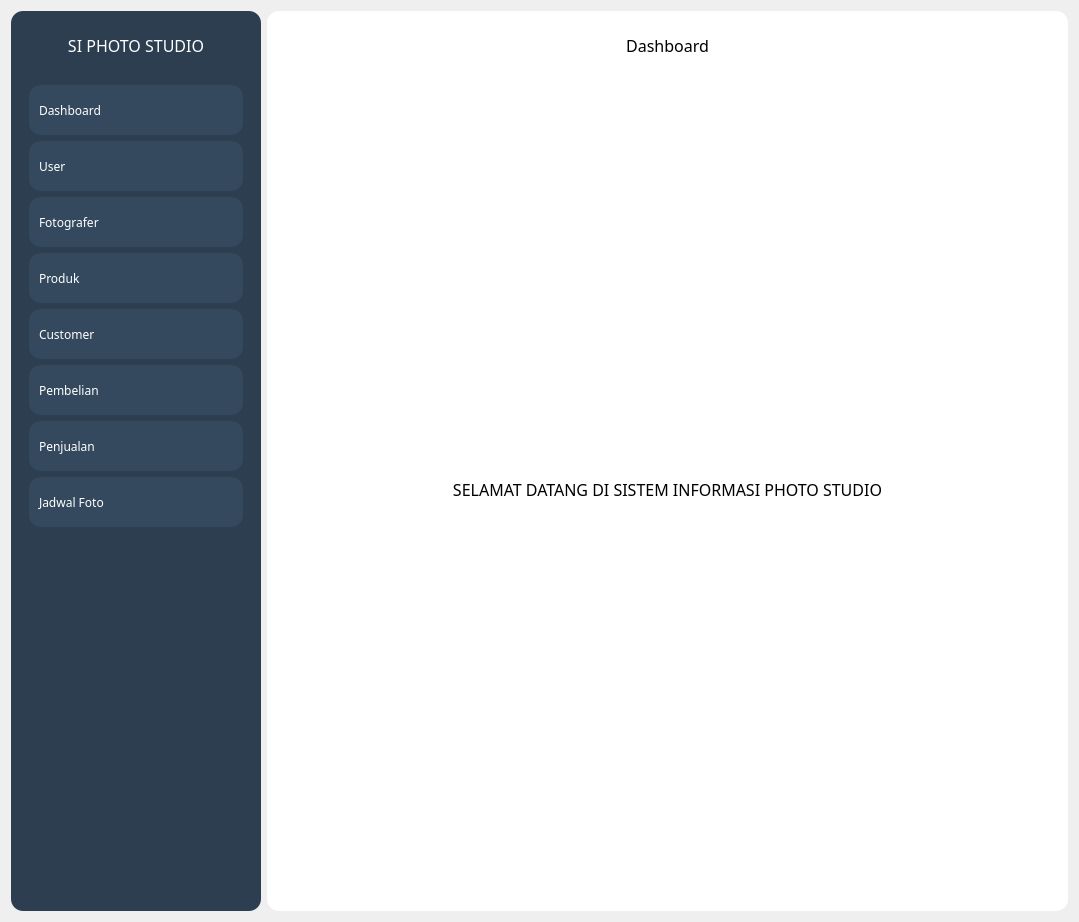
<?xml version="1.0" encoding="UTF-8"?>
<ui version="4.0">
 <class>Form</class>
 <widget class="QWidget" name="Form">
  <property name="geometry">
   <rect>
    <x>0</x>
    <y>0</y>
    <width>1079</width>
    <height>922</height>
   </rect>
  </property>
  <property name="windowTitle">
   <string>Form</string>
  </property>
  <layout class="QHBoxLayout" name="horizontalLayout">
   <item>
    <widget class="QFrame" name="frame">
     <property name="minimumSize">
      <size>
       <width>250</width>
       <height>0</height>
      </size>
     </property>
     <property name="maximumSize">
      <size>
       <width>200</width>
       <height>16777215</height>
      </size>
     </property>
     <property name="styleSheet">
      <string notr="true">background-color: rgb(44, 62, 80);
border-radius: 12px;</string>
     </property>
     <property name="frameShape">
      <enum>QFrame::StyledPanel</enum>
     </property>
     <property name="frameShadow">
      <enum>QFrame::Raised</enum>
     </property>
     <layout class="QVBoxLayout" name="verticalLayout_2">
      <item>
       <widget class="QFrame" name="frame_5">
        <property name="minimumSize">
         <size>
          <width>0</width>
          <height>50</height>
         </size>
        </property>
        <property name="maximumSize">
         <size>
          <width>16777215</width>
          <height>50</height>
         </size>
        </property>
        <property name="frameShape">
         <enum>QFrame::StyledPanel</enum>
        </property>
        <property name="frameShadow">
         <enum>QFrame::Raised</enum>
        </property>
        <layout class="QHBoxLayout" name="horizontalLayout_3">
         <item>
          <widget class="QLabel" name="label_2">
           <property name="font">
            <font>
             <family>Poppins Black</family>
             <pointsize>12</pointsize>
            </font>
           </property>
           <property name="styleSheet">
            <string notr="true">color: rgb(255, 255, 255);</string>
           </property>
           <property name="text">
            <string>SI PHOTO STUDIO</string>
           </property>
           <property name="alignment">
            <set>Qt::AlignCenter</set>
           </property>
          </widget>
         </item>
        </layout>
       </widget>
      </item>
      <item>
       <widget class="QFrame" name="frame_6">
        <property name="frameShape">
         <enum>QFrame::StyledPanel</enum>
        </property>
        <property name="frameShadow">
         <enum>QFrame::Raised</enum>
        </property>
        <layout class="QVBoxLayout" name="verticalLayout_3">
         <item>
          <widget class="QPushButton" name="pushButton">
           <property name="minimumSize">
            <size>
             <width>50</width>
             <height>50</height>
            </size>
           </property>
           <property name="font">
            <font>
             <family>Poppins Black</family>
            </font>
           </property>
           <property name="layoutDirection">
            <enum>Qt::LeftToRight</enum>
           </property>
           <property name="styleSheet">
            <string notr="true">QPushButton {
color: rgb(255, 255, 255);
background-color: rgb(52, 73, 94);
text-align: left;
padding-left: 10px;
border-radius: 12px;
}

QPushButton:hover {
    background-color: #3498DB;
}</string>
           </property>
           <property name="text">
            <string>Dashboard</string>
           </property>
          </widget>
         </item>
         <item>
          <widget class="QPushButton" name="pushButton_2">
           <property name="minimumSize">
            <size>
             <width>50</width>
             <height>50</height>
            </size>
           </property>
           <property name="font">
            <font>
             <family>Poppins Black</family>
            </font>
           </property>
           <property name="layoutDirection">
            <enum>Qt::LeftToRight</enum>
           </property>
           <property name="styleSheet">
            <string notr="true">QPushButton {
color: rgb(255, 255, 255);
background-color: rgb(52, 73, 94);
text-align: left;
padding-left: 10px;
border-radius: 12px;
}

QPushButton:hover {
    background-color: #3498DB;
}</string>
           </property>
           <property name="text">
            <string>User</string>
           </property>
          </widget>
         </item>
         <item>
          <widget class="QPushButton" name="pushButton_11">
           <property name="minimumSize">
            <size>
             <width>50</width>
             <height>50</height>
            </size>
           </property>
           <property name="font">
            <font>
             <family>Poppins Black</family>
            </font>
           </property>
           <property name="layoutDirection">
            <enum>Qt::LeftToRight</enum>
           </property>
           <property name="styleSheet">
            <string notr="true">QPushButton {
color: rgb(255, 255, 255);
background-color: rgb(52, 73, 94);
text-align: left;
padding-left: 10px;
border-radius: 12px;
}

QPushButton:hover {
    background-color: #3498DB;
}</string>
           </property>
           <property name="text">
            <string>Fotografer</string>
           </property>
          </widget>
         </item>
         <item>
          <widget class="QPushButton" name="pushButton_3">
           <property name="minimumSize">
            <size>
             <width>50</width>
             <height>50</height>
            </size>
           </property>
           <property name="font">
            <font>
             <family>Poppins Black</family>
            </font>
           </property>
           <property name="layoutDirection">
            <enum>Qt::LeftToRight</enum>
           </property>
           <property name="styleSheet">
            <string notr="true">QPushButton {
color: rgb(255, 255, 255);
background-color: rgb(52, 73, 94);
text-align: left;
padding-left: 10px;
border-radius: 12px;
}

QPushButton:hover {
    background-color: #3498DB;
}</string>
           </property>
           <property name="text">
            <string>Produk</string>
           </property>
          </widget>
         </item>
         <item>
          <widget class="QPushButton" name="pushButton_4">
           <property name="minimumSize">
            <size>
             <width>50</width>
             <height>50</height>
            </size>
           </property>
           <property name="font">
            <font>
             <family>Poppins Black</family>
            </font>
           </property>
           <property name="layoutDirection">
            <enum>Qt::LeftToRight</enum>
           </property>
           <property name="styleSheet">
            <string notr="true">QPushButton {
color: rgb(255, 255, 255);
background-color: rgb(52, 73, 94);
text-align: left;
padding-left: 10px;
border-radius: 12px;
}

QPushButton:hover {
    background-color: #3498DB;
}</string>
           </property>
           <property name="text">
            <string>Customer</string>
           </property>
          </widget>
         </item>
         <item>
          <widget class="QPushButton" name="pushButton_10">
           <property name="minimumSize">
            <size>
             <width>50</width>
             <height>50</height>
            </size>
           </property>
           <property name="font">
            <font>
             <family>Poppins Black</family>
            </font>
           </property>
           <property name="layoutDirection">
            <enum>Qt::LeftToRight</enum>
           </property>
           <property name="styleSheet">
            <string notr="true">QPushButton {
color: rgb(255, 255, 255);
background-color: rgb(52, 73, 94);
text-align: left;
padding-left: 10px;
border-radius: 12px;
}

QPushButton:hover {
    background-color: #3498DB;
}</string>
           </property>
           <property name="text">
            <string>Pembelian</string>
           </property>
          </widget>
         </item>
         <item>
          <widget class="QPushButton" name="pushButton_5">
           <property name="minimumSize">
            <size>
             <width>50</width>
             <height>50</height>
            </size>
           </property>
           <property name="font">
            <font>
             <family>Poppins Black</family>
            </font>
           </property>
           <property name="layoutDirection">
            <enum>Qt::LeftToRight</enum>
           </property>
           <property name="styleSheet">
            <string notr="true">QPushButton {
color: rgb(255, 255, 255);
background-color: rgb(52, 73, 94);
text-align: left;
padding-left: 10px;
border-radius: 12px;
}

QPushButton:hover {
    background-color: #3498DB;
}</string>
           </property>
           <property name="text">
            <string>Penjualan</string>
           </property>
          </widget>
         </item>
         <item>
          <widget class="QPushButton" name="pushButton_9">
           <property name="minimumSize">
            <size>
             <width>50</width>
             <height>50</height>
            </size>
           </property>
           <property name="font">
            <font>
             <family>Poppins Black</family>
            </font>
           </property>
           <property name="layoutDirection">
            <enum>Qt::LeftToRight</enum>
           </property>
           <property name="styleSheet">
            <string notr="true">QPushButton {
color: rgb(255, 255, 255);
background-color: rgb(52, 73, 94);
text-align: left;
padding-left: 10px;
border-radius: 12px;
}

QPushButton:hover {
    background-color: #3498DB;
}</string>
           </property>
           <property name="text">
            <string>Jadwal Foto</string>
           </property>
          </widget>
         </item>
         <item>
          <spacer name="verticalSpacer">
           <property name="orientation">
            <enum>Qt::Vertical</enum>
           </property>
           <property name="sizeHint" stdset="0">
            <size>
             <width>20</width>
             <height>40</height>
            </size>
           </property>
          </spacer>
         </item>
        </layout>
       </widget>
      </item>
     </layout>
    </widget>
   </item>
   <item>
    <widget class="QFrame" name="frame_2">
     <property name="minimumSize">
      <size>
       <width>800</width>
       <height>900</height>
      </size>
     </property>
     <property name="styleSheet">
      <string notr="true">background-color: rgb(255, 255, 255);
border-radius: 12px;</string>
     </property>
     <property name="frameShape">
      <enum>QFrame::StyledPanel</enum>
     </property>
     <property name="frameShadow">
      <enum>QFrame::Raised</enum>
     </property>
     <layout class="QVBoxLayout" name="verticalLayout">
      <item>
       <widget class="QFrame" name="frame_3">
        <property name="minimumSize">
         <size>
          <width>0</width>
          <height>50</height>
         </size>
        </property>
        <property name="maximumSize">
         <size>
          <width>16777215</width>
          <height>50</height>
         </size>
        </property>
        <property name="frameShape">
         <enum>QFrame::StyledPanel</enum>
        </property>
        <property name="frameShadow">
         <enum>QFrame::Raised</enum>
        </property>
        <layout class="QHBoxLayout" name="horizontalLayout_2">
         <item>
          <widget class="QLabel" name="label">
           <property name="font">
            <font>
             <family>Poppins Black</family>
             <pointsize>12</pointsize>
            </font>
           </property>
           <property name="text">
            <string>Dashboard</string>
           </property>
           <property name="alignment">
            <set>Qt::AlignCenter</set>
           </property>
          </widget>
         </item>
        </layout>
       </widget>
      </item>
      <item>
       <widget class="QFrame" name="frame_4">
        <property name="styleSheet">
         <string>QPushButton {
color: rgb(255, 255, 255);
background-color: rgb(52, 73, 94);
text-align: center;
border-radius: 12px;
}

QPushButton:hover {
    background-color: #3498DB;
}</string>
        </property>
        <property name="frameShape">
         <enum>QFrame::StyledPanel</enum>
        </property>
        <property name="frameShadow">
         <enum>QFrame::Raised</enum>
        </property>
        <layout class="QVBoxLayout" name="verticalLayout_4">
         <item>
          <widget class="QLabel" name="label_3">
           <property name="font">
            <font>
             <family>Poppins Black</family>
             <pointsize>12</pointsize>
            </font>
           </property>
           <property name="text">
            <string>SELAMAT DATANG DI SISTEM INFORMASI PHOTO STUDIO</string>
           </property>
           <property name="alignment">
            <set>Qt::AlignCenter</set>
           </property>
          </widget>
         </item>
        </layout>
       </widget>
      </item>
     </layout>
    </widget>
   </item>
  </layout>
 </widget>
 <resources/>
 <connections/>
</ui>
